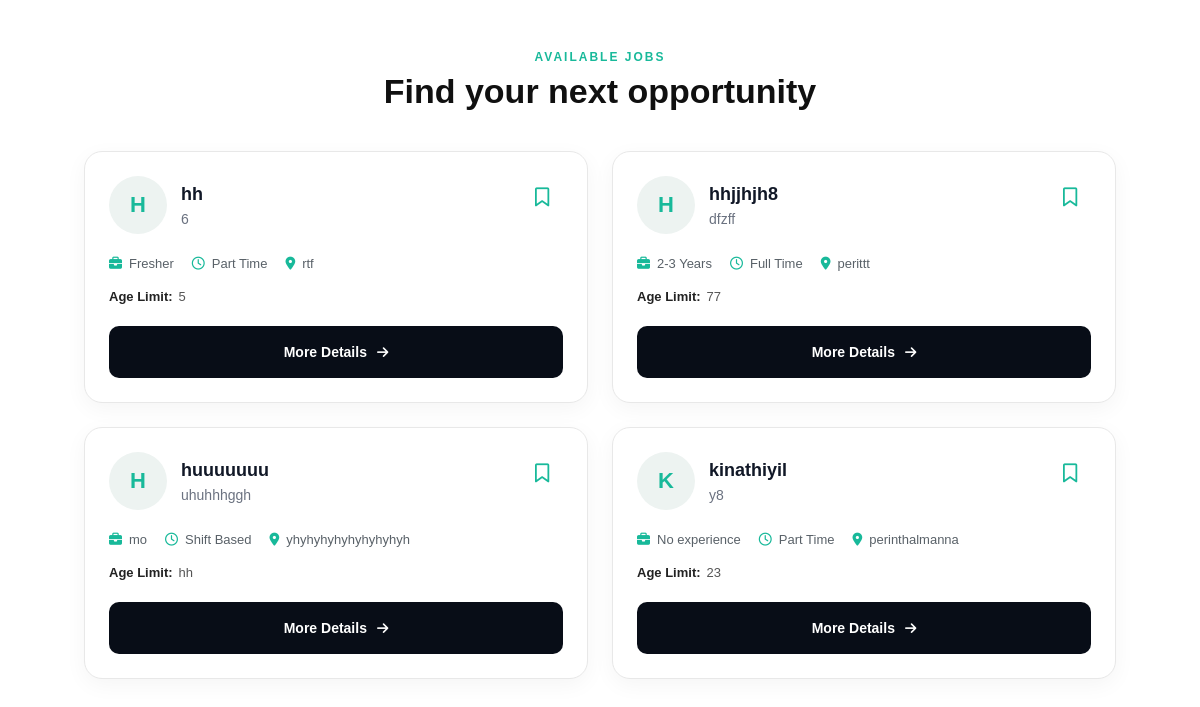
Page /all-jobs/ on the earlier database version.
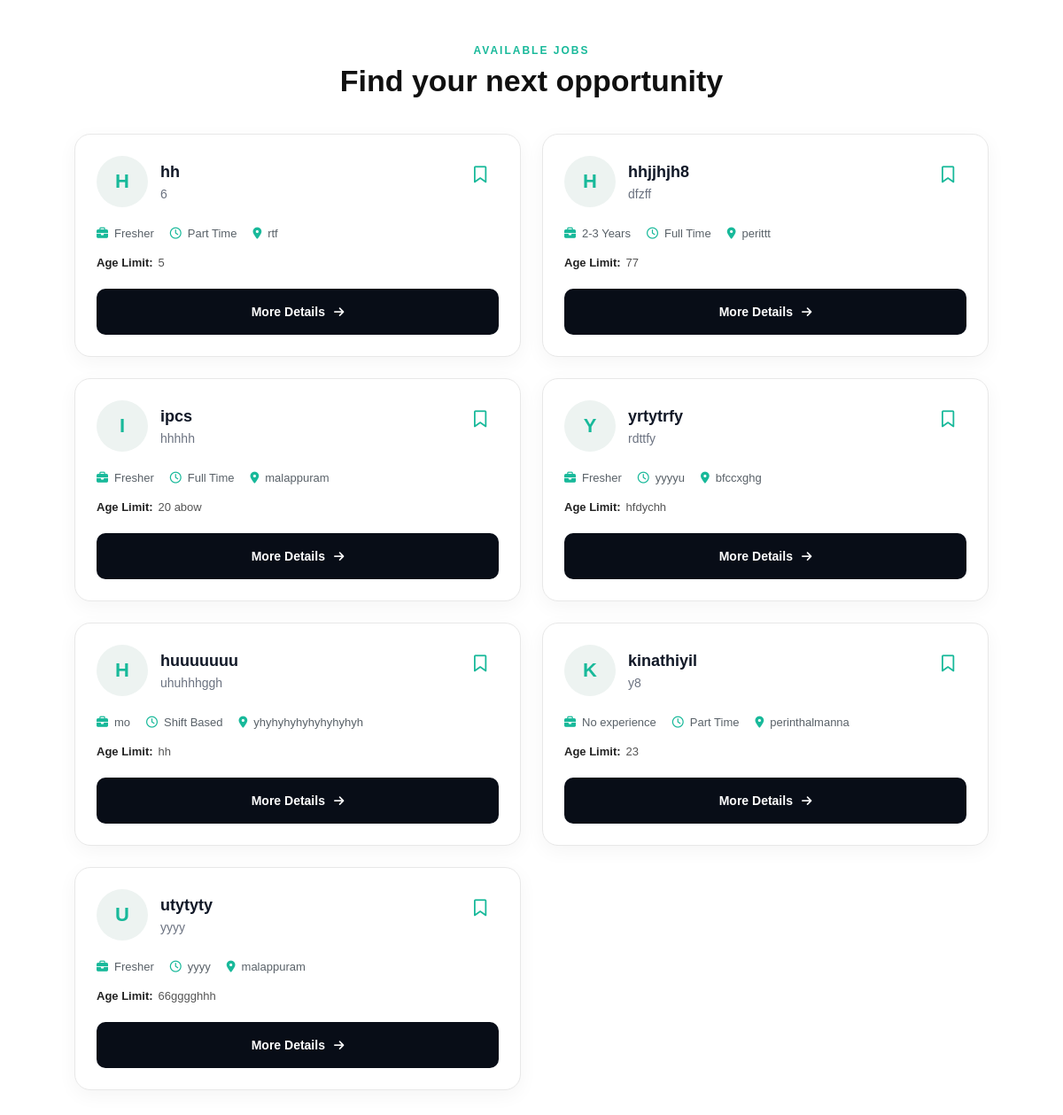
Same page on the later database version.
### myapp/models.py (models this page shows, shortened)
class Job(models.Model):
    owner = models.ForeignKey(
        User,
        on_delete=models.CASCADE,
        related_name="jobs",
        null=True,
        blank=True,
    )
    shop_name = models.CharField(
        max_length=150,
    )
    title = models.CharField(
        max_length=150,
    )
    category = models.ForeignKey(
        Category,
        on_delete=models.PROTECT,
        related_name="jobs",
        null=True,
        blank=True,
    )
    experience = models.CharField(
        max_length=100,
        default="Fresher",
    )
    work_time = models.CharField(
        max_length=100,
    )
    gender = models.CharField(max_length=20, blank=True)
    education = models.CharField(max_length=100, blank=True)
    age_limit = models.CharField(
        max_length=50,
        blank=True,
    )
    location = models.CharField(
        max_length=100,
    )
    salary = models.CharField(
        max_length=100,
    )
    phone = models.CharField(
        max_length=15,
        validators=[phone_validator],
    )
    description = models.TextField(
        blank=True,
    )
    is_verified = models.BooleanField(
        default=True,
    )
    owner_name = models.CharField(
        max_length=150,
        blank=True
    )
    shop_photo = models.ImageField(
        upload_to="shop_photos/",
        null=True,
        blank=True
    )
    created_at = models.DateTimeField(
        auto_now_add=True,
    )
    class Meta:
        ordering = ["-created_at"]

### myapp/views.py (the view, shortened to what this page needs)
# urls.py: path("all-jobs/", views.all_jobs, name="all_jobs"),
def all_jobs(request):
    jobs = (
        Job.objects
        .filter(is_verified=True)
        .select_related("category", "owner")
        .order_by("title")
    )
    categories = Category.objects.all().order_by("name")
    q = request.GET.get("q", "").strip()
    place = request.GET.get("place", "").strip()
    category_id = request.GET.get("category", "").strip()
    if place:
        jobs = jobs.filter(
            location__icontains=place
        )
    if category_id.isdigit():
        jobs = jobs.filter(
            category_id=int(category_id)
        )
    saved_job_ids = set()
    if request.user.is_authenticated:
        saved_job_ids = set(
            SavedJob.objects
            .filter(user=request.user)
            .values_list("job_id", flat=True)
        )
    return render(
        request,
        "all_jobs.html",
        {
            "jobs": jobs,
            "categories": categories,
            "saved_job_ids": saved_job_ids,
        },
    )

### templates/all_jobs.html (shortened to what this page needs)
{% load static %}
<!DOCTYPE html>
<html lang="en">
<head>
    <link rel="stylesheet" href="{% static 'css/all_jobs.css' %}">
    <link rel="stylesheet"
          href="https://cdnjs.cloudflare.com/ajax/libs/font-awesome/6.5.2/css/all.min.css">
</head>
<body>
<section class="all-jobs-page">
    <div class="all-jobs-header">
        <span class="small-title">
            AVAILABLE JOBS
        </span>
        <h1>
            Find your next opportunity
        </h1>
    </div>
    <section class="job-grid">
        {% for job in jobs %}
        <div class="job-card">
            <div class="job-top">
                <div class="company-info">
                    <div class="company-avatar">
                        {{ job.shop_name|first|upper }}
                    </div>
                    <div class="company-text">
                        <h3>
                            {{ job.shop_name }}
                        </h3>
                        <p>
                            {{ job.title }}
                        </p>
                    </div>
                </div>
                {% if user.is_authenticated %}
                    <a href="{% url 'save_job' job.id %}"
                       class="save-btn">
                        <button type="button"
                                class="bookmark-btn">
                            {% if job.id in saved_job_ids %}
                                <i class="fa-solid fa-bookmark"></i>
                            {% else %}
                                <i class="fa-regular fa-bookmark"></i>
                            {% endif %}
                        </button>
                    </a>
                {% else %}
                    <a href="{% url 'login' %}"
                       class="bookmark-login">
                        <button type="button"
                                class="bookmark-btn">
                            <i class="fa-regular fa-bookmark"></i>
                        </button>
                    </a>
                {% endif %}
            </div>
            <div class="job-info">
                <div class="info-item">
                    <i class="fa-solid fa-briefcase"></i>
                    <span>
                        {{ job.experience|default:"Fresher" }}
                    </span>
                </div>
                <div class="info-item">
                    <i class="fa-regular fa-clock"></i>
                    <span>
                        {{ job.work_time|default:"Full Time" }}
                    </span>
                </div>
                <div class="info-item">
                    <i class="fa-solid fa-location-dot"></i>
                    <span>
                        {{ job.location }}
                    </span>
                </div>
            </div>
            <div class="age-limit">
                <strong>
                    Age Limit:
                </strong>
                <span>
                    {{ job.age_limit|default:"Not specified" }}
                </span>
            </div>
            <div class="details-area">
                {% if user.is_authenticated %}
                    <a href="{% url 'job_details' job.id %}"
                       class="details-btn">
                        More Details
                        <i class="fa-solid fa-arrow-right"></i>
                    </a>
                {% else %}
                    <a href="{% url 'login' %}"
                       class="details-btn">
                        More Details
                        <i class="fa-solid fa-arrow-right"></i>
                    </a>
                {% endif %}
            </div>
        </div>
        {% endfor %}
    </section>
</section>
</body>
</html>

### static/css/all_jobs.css (style rules this page uses)
* { margin: 0; padding: 0; box-sizing: border-box; }
body { font-family: Arial, Helvetica, sans-serif; background: #ffffff; color: #111827; }
.all-jobs-page { width: 86%; max-width: 1200px; margin: 0 auto; padding: 50px 0 80px; }
.all-jobs-header { text-align: center; margin-bottom: 40px; }
.small-title { display: block; color: #18b99a; font-size: 12px; font-weight: 800; letter-spacing: 2px; margin-bottom: 8px; }
.all-jobs-header h1 { font-size: 34px; font-weight: 750; color: #101010; }
.job-grid { width: 100%; display: grid; grid-template-columns: repeat(2, minmax(0, 1fr)); gap: 24px; }
.job-card { width: 100%; min-width: 0; background: #ffffff; border: 1px solid #e8e8e8; border-radius: 18px; padding: 24px; display: flex; flex-direction: column; box-shadow: 0 6px 22px rgba(0, 0, 0, 0.045); transition: 0.25s ease; }
.job-top { display: flex; align-items: flex-start; justify-content: space-between; gap: 15px; margin-bottom: 22px; }
.company-info { display: flex; align-items: center; gap: 14px; min-width: 0; }
.company-avatar { width: 58px; height: 58px; min-width: 58px; border-radius: 50%; background: #edf3f1; color: #18b99a; display: flex; align-items: center; justify-content: center; font-size: 22px; font-weight: 700; }
.company-text { min-width: 0; }
.company-text h3 { font-size: 18px; font-weight: 700; color: #111827; margin-bottom: 6px; white-space: nowrap; overflow: hidden; text-overflow: ellipsis; }
.company-text p { font-size: 14px; color: #6b7280; white-space: nowrap; overflow: hidden; text-overflow: ellipsis; }
.save-btn, .bookmark-login { text-decoration: none; display: flex; }
.bookmark-btn { width: 42px; height: 42px; border: none; background: transparent; display: flex; align-items: center; justify-content: center; color: #18b99a; font-size: 19px; cursor: pointer; border-radius: 50%; transition: 0.2s ease; }
.job-info { display: flex; align-items: center; flex-wrap: wrap; gap: 18px; margin-bottom: 18px; }
.info-item { display: flex; align-items: center; gap: 7px; color: #596168; font-size: 13px; }
.info-item i { color: #18b99a; font-size: 13px; }
.age-limit { display: flex; align-items: center; gap: 6px; font-size: 13px; color: #555; margin-bottom: 22px; }
.age-limit strong { color: #222; }
.details-area { width: 100%; margin-top: auto; }
.details-btn { width: 100%; height: 52px; display: flex; align-items: center; justify-content: center; gap: 10px; background: #080d17; color: #ffffff; border-radius: 10px; text-decoration: none; font-size: 14px; font-weight: 700; transition: 0.25s ease; }
.details-btn i { font-size: 13px; transition: transform 0.2s ease; }

Differences in the rows shown:
added Job: shop_name|first "I", shop_name "ipcs", title "hhhhh", experience "Fresher", work_time "Full Time", location "malappuram", age_limit "20 abow"
added Job: shop_name|first "Y", shop_name "yrtytrfy", title "rdttfy", experience "Fresher", work_time "yyyyu", location "bfccxghg", age_limit "hfdychh"
added Job: shop_name|first "U", shop_name "utytyty", title "yyyy", experience "Fresher", work_time "yyyy", location "malappuram", age_limit "66gggghhh"
